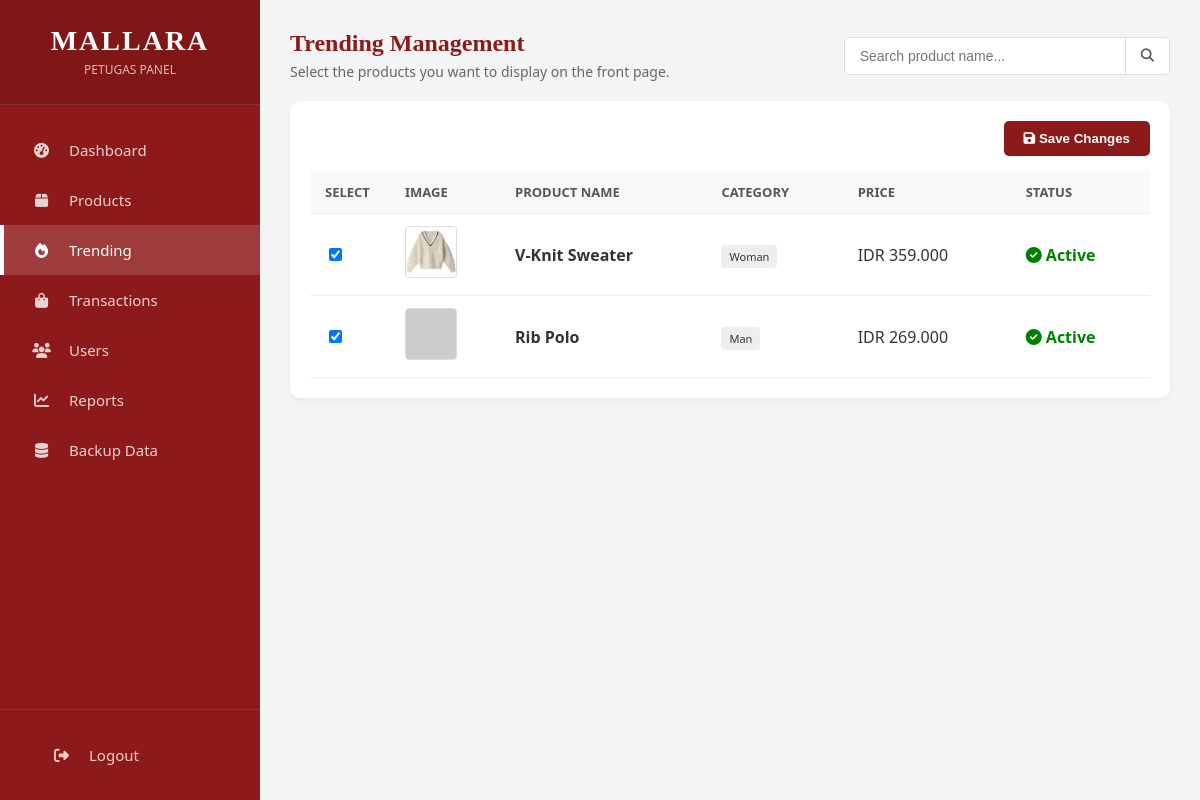
Screenshot of /petugas/trending.php (signed in) with the database file from the repository.
### tables this page shows
CREATE TABLE `products` (
  `id` int(11) NOT NULL,
  `name` varchar(100) DEFAULT NULL,
  `price` int(11) DEFAULT NULL,
  `category` enum('man','woman') DEFAULT NULL,
  `image` varchar(255) DEFAULT NULL,
  `stock` int(11) DEFAULT 0,
  `rating` decimal(3,1) DEFAULT 0.0,
  `sold` int(11) DEFAULT 0,
  `is_trending` tinyint(1) DEFAULT 0,
  `description` text DEFAULT NULL,
  `created_at` timestamp NOT NULL DEFAULT current_timestamp()
);

### petugas/trending.php (the view, shortened to what this page needs)
<?php
require '../config/database.php';
if (isset($_GET['search']) && !empty($_GET['search'])) {
    $keyword = mysqli_real_escape_string($conn, $_GET['search']);
    $query = mysqli_query($conn, "SELECT * FROM products WHERE name LIKE '%$keyword%' ORDER BY id DESC");
} else {
    $query = mysqli_query($conn, "SELECT * FROM products ORDER BY id DESC");
}
?>
<!DOCTYPE html>
<html lang="id">
<head>
    <link rel="stylesheet" href="../assets/css/style.css">
    <link rel="stylesheet" href="https://cdnjs.cloudflare.com/ajax/libs/font-awesome/6.4.0/css/all.min.css">
</head>
<body>
    <aside class="sidebar">
        <div class="sidebar-header">
            <h2>MALLARA</h2>
            <span>PETUGAS PANEL</span>
        </div>
        <nav class="sidebar-menu">
            <a href="dashboard.php" class="menu-item">
                <i class="fas fa-tachometer-alt"></i> <span>Dashboard</span>
            </a>
            <a href="products.php" class="menu-item">
                <i class="fas fa-box"></i> <span>Products</span>
            </a>
            <a href="trending.php" class="menu-item active">
                <i class="fas fa-fire"></i> <span>Trending</span>
            </a>
            <a href="orders.php" class="menu-item">
                <i class="fas fa-shopping-bag"></i> <span>Transactions</span>
            </a>
            <a href="users.php" class="menu-item">
                <i class="fas fa-users"></i> <span>Users</span>
            </a>
            <a href="reports.php" class="menu-item">
                <i class="fas fa-chart-line"></i> <span>Reports</span>
            </a>
            <a href="backup_data.php" class="menu-item">
                <i class="fas fa-database"></i> <span>Backup Data</span>
            </a>
        </nav>
        <div class="sidebar-footer">
            <a href="../auth/logout.php" class="menu-item" style="color: #ffcccc;">
                <i class="fas fa-sign-out-alt"></i> <span>Logout</span>
            </a>
        </div>
    </aside>
    <main class="main-content">
        <div class="page-header">
            <div class="page-header-left">
                <h2 class="page-title">Trending Management</h2>
                <p style="margin:5px 0 0 0; color:#666; font-size: 14px;">Select the products you want to display on the front page.</p>
            </div>
            <div class="header-actions">
                <form method="GET" class="search-box">
                    <input type="text" name="search" class="search-input" placeholder="Search product name..." value="<?php echo isset($_GET['search']) ? $_GET['search'] : ''; ?>">
                    <button type="submit" class="btn-search"><i class="fas fa-search"></i></button>
                </form>
            </div>
        </div>
        <div class="table-container">
            <form method="POST">
                <div style="text-align: right; margin-bottom: 15px;">
                    <button type="submit" name="update_trending" class="btn-save">
                        <i class="fas fa-save"></i> Save Changes
                    </button>
                </div>
                <table>
                    <thead>
                        <tr>
                            <th style="width: 50px;">Select</th>
                            <th style="width: 80px;">Image</th>
                            <th>Product Name</th>
                            <th>Category</th>
                            <th>Price</th>
                            <th>Status</th>
                        </tr>
                    </thead>
                    <tbody>
                        <?php
                        if (mysqli_num_rows($query) > 0):
                            while ($row = mysqli_fetch_assoc($query)):
                                $imgPath = "../assets/img/products/" . $row['category'] . "/" . $row['image'];
                                $isTrending = ($row['is_trending'] == 1) ? 'checked' : '';
                        ?>
                        <tr>
                            <td>
                                <input type="checkbox" name="trending_ids[]" value="<?= $row['id'] ?>" <?= $isTrending ?>>
                            </td>
                            <td>
                                <img src="<?= $imgPath ?>" alt="<?= $row['name'] ?>" class="product-img-thumb" onerror="this.src='https://via.placeholder.com/50'">
                            </td>
                            <td>
                                <strong><?= $row['name'] ?></strong>
                            </td>
                            <td>
                                <span class="badge-cat"><?= $row['category'] ?></span>
                            </td>
                            <td>IDR <?= number_format($row['price'], 0, ',', '.') ?></td>
                            <td>
                                <?php if($row['is_trending'] == 1): ?>
                                    <span style="color: green; font-weight: bold;"><i class="fas fa-check-circle"></i> Active</span>
                                <?php else: ?>
                                    <span style="color: #999;">Inactive</span>
                                <?php endif; ?>
                            </td>
                        </tr>
                        <?php endwhile; ?>
                        <?php endif; ?>
                    </tbody>
                </table>
            </form>
        </div>
    </main>
</body>
</html>

### assets/css/style.css (style rules this page uses)
body { margin:0; font-family: 'Segoe UI'; background:#8b0000; color:white; }

### petugas/trending.php (style rules this page uses)
:root { --admin-primary: #8d1a1a; --admin-bg: #f3f4f6; }
body { margin: 0; padding: 0; font-family: 'Segoe UI', Tahoma, Geneva, Verdana, sans-serif; background-color: var(--admin-bg); display: flex; min-height: 100vh; color: #333; }
.sidebar { width: 260px; background-color: var(--admin-primary); color: white; position: fixed; top: 0; left: 0; height: 100%; display: flex; flex-direction: column; z-index: 1000; }
.sidebar-header { padding: 25px; text-align: center; border-bottom: 1px solid rgba(255,255,255,0.1); background: rgba(0,0,0,0.1); }
.sidebar-header h2 { margin: 0; font-family: 'Times New Roman', serif; letter-spacing: 2px; font-size: 28px; }
.sidebar-header span { font-size: 12px; opacity: 0.7; }
.sidebar-menu { flex: 1; padding-top: 20px; }
.menu-item { display: flex; align-items: center; padding: 15px 25px; color: rgba(255,255,255,0.8); text-decoration: none; transition: 0.3s; border-left: 4px solid transparent; font-size: 15px; }
.menu-item i { width: 25px; text-align: center; margin-right: 15px; }
.menu-item:hover, .menu-item.active { background: rgba(255, 255, 255, 0.15); color: white; border-left-color: #fff; }
.sidebar-footer { padding: 20px; border-top: 1px solid rgba(255,255,255,0.1); }
.main-content { margin-left: 260px; flex: 1; padding: 30px; width: calc(100% - 260px); }
.page-header { display: flex; justify-content: space-between; align-items: center; margin-bottom: 20px; flex-wrap: wrap; gap: 15px; }
.page-header-left { display: flex; flex-direction: column; }
.page-title { font-size: 24px; color: var(--admin-primary); font-family: 'Times New Roman', serif; margin: 0; }
.header-actions { display: flex; gap: 10px; align-items: center; }
.search-box { display: flex; }
.search-input { padding: 10px 15px; border: 1px solid #ddd; border-right: none; border-radius: 5px 0 0 5px; outline: none; width: 250px; font-size: 14px; }
.btn-search { background: #fff; color: #555; border: 1px solid #ddd; padding: 0 15px; border-radius: 0 5px 5px 0; cursor: pointer; transition: 0.3s; }
.btn-save { background: var(--admin-primary); color: white; padding: 10px 20px; text-decoration: none; border-radius: 5px; font-weight: bold; border: none; cursor: pointer; transition: 0.3s; }
.table-container { background: white; padding: 20px; border-radius: 10px; box-shadow: 0 2px 5px rgba(0,0,0,0.05); overflow-x: auto; }
table { width: 100%; border-collapse: collapse; min-width: 800px; }
th, td { padding: 12px 15px; text-align: left; border-bottom: 1px solid #eee; }
th { background-color: #f8f9fa; color: #555; font-weight: 600; font-size: 13px; text-transform: uppercase; }
.product-img-thumb { width: 50px; height: 50px; object-fit: cover; border-radius: 4px; border: 1px solid #ddd; }
.badge-cat { padding: 4px 8px; background: #eee; border-radius: 4px; font-size: 11px; text-transform: capitalize; }

### rows the page displays
products: category+image (picture), name "V-Knit Sweater", category "Woman", price "359.000", is_trending 1 (drawn)
products: name "Rib Polo", category "Man", price "269.000", is_trending 1 (drawn)
